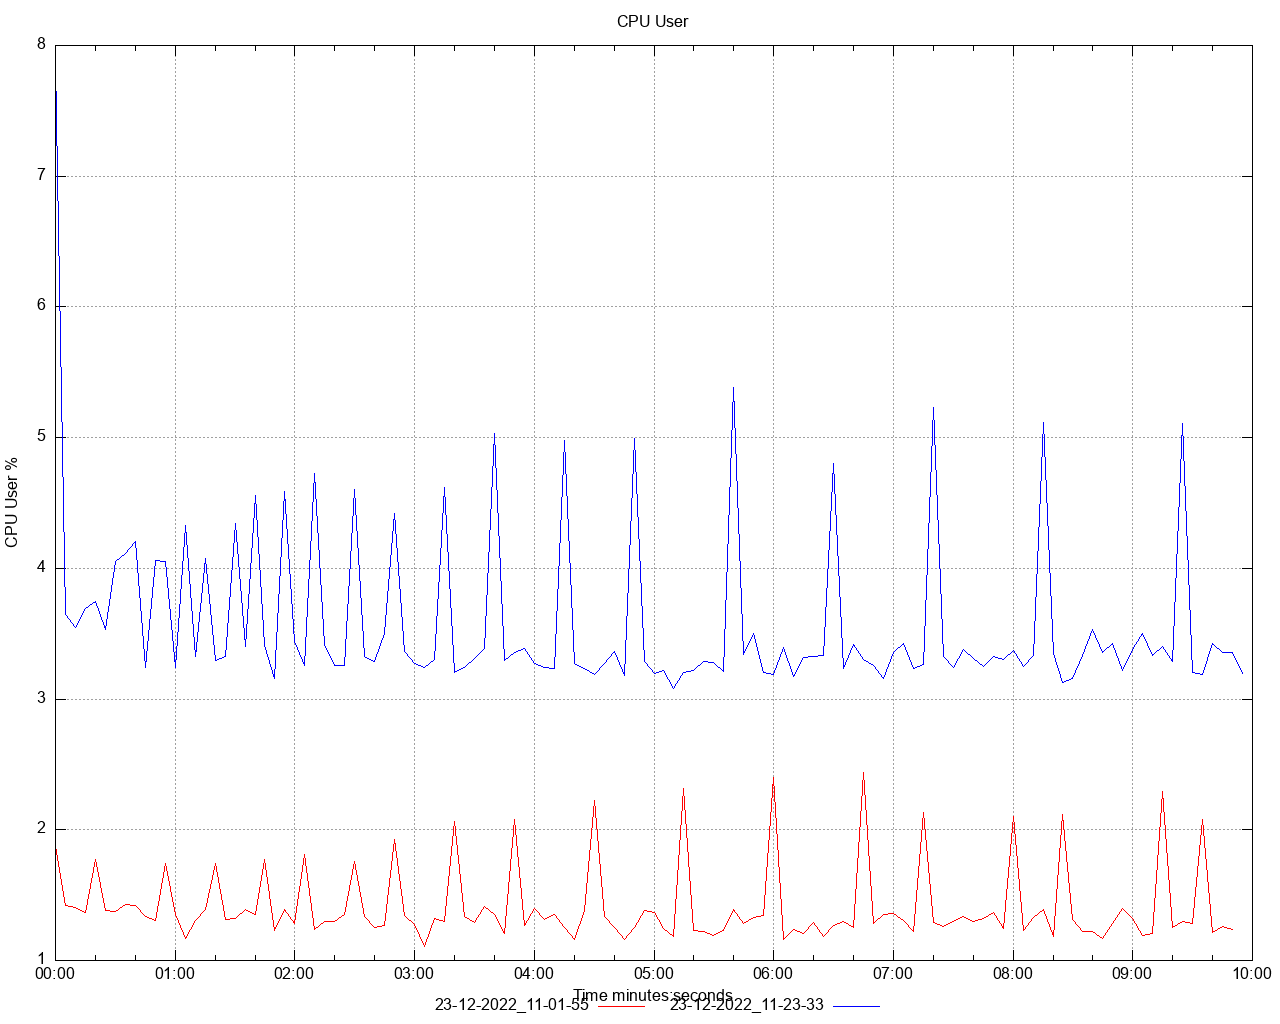

Recreate this plot in gnuplot.
set title 'CPU User' noenhanced
set style data lines
set datafile separator ","
set terminal png size 1280,1024
set grid
set key below
set xdata time
set timefmt "%s"
offset = 0
t0(x)=(offset=($0==0) ? x : offset, x - offset)
set xlabel 'Time minutes:seconds'
set ylabel 'CPU User %'
set output '/Users/ahmet.mircik/Workspace/python/hazelcast-simulator/offload-benchmarks/report/dstat/cpu_user_A1.png'
plot \
   '/Users/ahmet.mircik/Workspace/python/hazelcast-simulator/offload-benchmarks/report/data/cpu_user_A1_1.data' using (t0(timecolumn(1))):2 title "23-12-2022_11-01-55" noenhanced lt rgb "red", \
   '/Users/ahmet.mircik/Workspace/python/hazelcast-simulator/offload-benchmarks/report/data/cpu_user_A1_2.data' using (t0(timecolumn(1))):2 title "23-12-2022_11-23-33" noenhanced lt rgb "blue", \
